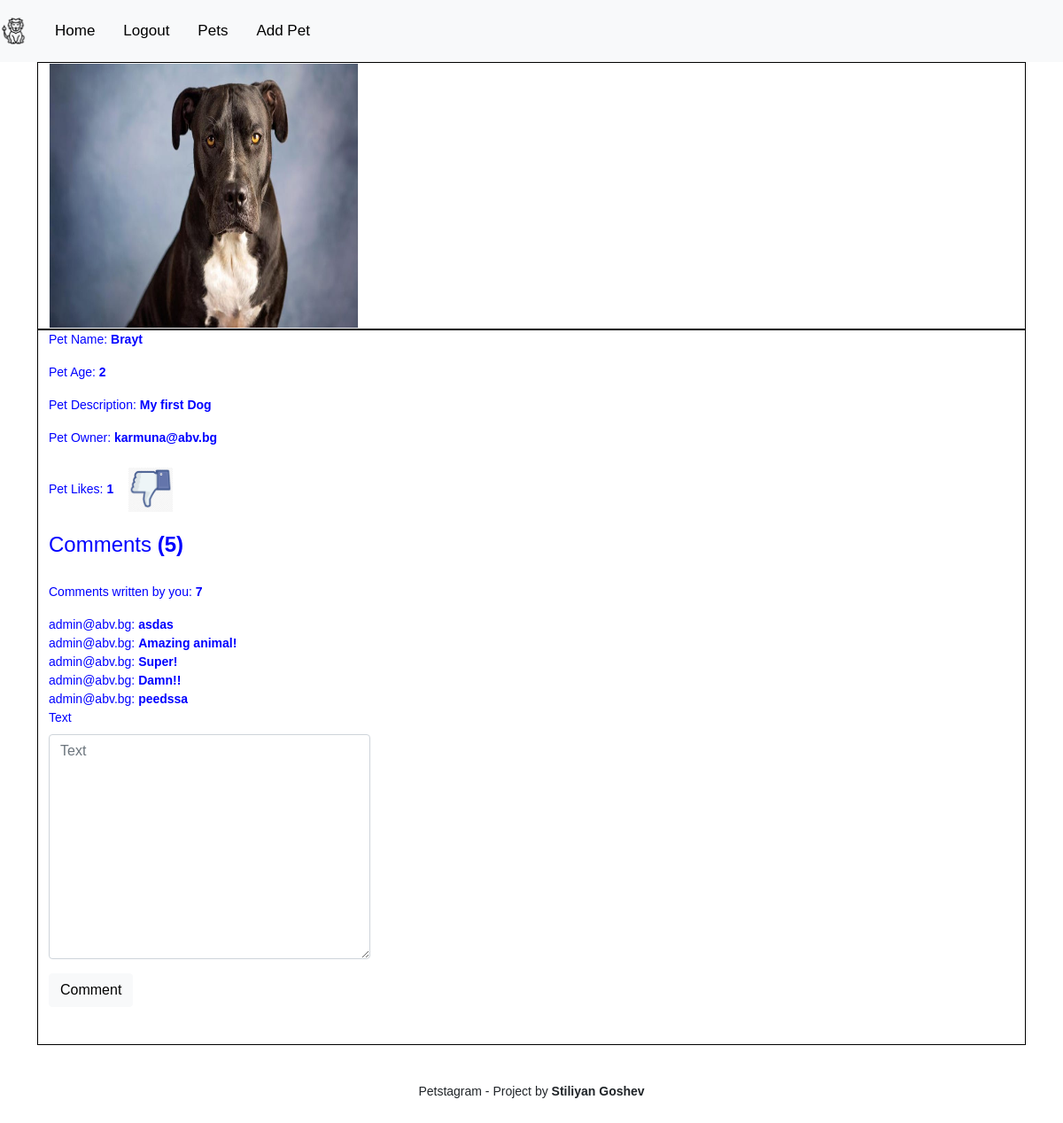
The page /pet_details/1 (signed in) on the database its author committed.
### pets/models.py (models this page shows, shortened)
class Pet(models.Model):
    TYPE_CHOICE_DOG = 'dog'
    TYPE_CHOICE_CAT = 'cat'
    TYPE_CHOICE_PARROT = 'parrot'
    TYPE_CHOICES = (
        (TYPE_CHOICE_DOG, 'Dog'),
        (TYPE_CHOICE_CAT, 'Cat'),
        (TYPE_CHOICE_PARROT, 'Parrot'),
    )
    type = models.CharField(
        max_length=6,
        choices=TYPE_CHOICES,
    )
    name = models.CharField(
        max_length=10,
    )
    age = models.PositiveIntegerField()
    description = models.TextField()
    image = models.ImageField(
        blank=True,
        upload_to='pets',
    )
    user = models.ForeignKey(
        UserModel,
        on_delete=models.CASCADE,
    )

class Comment(models.Model):
    pet = models.ForeignKey(Pet, on_delete=models.CASCADE)
    user = models.ForeignKey(UserModel, on_delete=models.CASCADE)
    text = models.TextField(max_length=255, blank=False)

### accounts/models.py (models this page shows)
class PetstagramUser(AbstractBaseUser, PermissionsMixin):
    email = models.EmailField(unique=True,)
    is_staff = models.BooleanField(default=False)
    date_joined = models.DateTimeField(auto_now=True,)
    USERNAME_FIELD = "email"
    objects = PetstagramUserManager()

### pets/views.py (the view)
# urls.py: path('pet_details/<pk>', views.pet_details, name='pet_details'),
@login_required
def pet_details(request, pk):
    pet = Pet.objects.get(pk=pk)
    user = request.user
    likes = Like.objects.filter(user=user).filter(pet=pet)
    owned_comments = Comment.objects.filter(user=request.user).count()
    total_comments = Comment.objects.filter(pet=pet).count()
    is_owner = pet.user == user
    likes_count = Like.objects.filter(pet=pet).count()
    is_liked = False
    for like in likes:
        is_liked = like.user == user # If a user liked a pet, it will return true
    comments_pet = Comment.objects.filter(pet=pet)
    if request.method == "POST":
        comment_form = CommentForm(request.POST)
        if comment_form.is_valid():
            comment = comment_form.save(commit=False)
            comment.pet = pet
            comment.user = request.user
            comment.save()
            return redirect('pets:pet_details', pet.id)
    else:
        comment_form = CommentForm()
    if request.method == "POST":
        like_form = LikeForm(request.POST)
        if like_form.is_valid():
            like = like_form.save(commit=False)
            like.user = request.user
            like.pet = pet
            like.save()
            return redirect('pets:pet_details', pet.id)
    else:
        like_form = LikeForm()
    context = {
        "pet": pet,
        "is_owner": is_owner,
        "likes_count": likes_count,
        "like_form": like_form,
        "comments_pet": comments_pet,
        "comment_form": comment_form,
        "is_liked": is_liked,
        "owned_comments": owned_comments,
        "total_comments": total_comments,
    }
    return render(request, 'pets/pet_details.html', context)

### pets/forms.py
class LikeForm(ModelForm):
    class Meta:
        model = Like
        exclude = ('pet', 'user',)

class CommentForm(ModelForm):
    class Meta:
        model = Comment
        exclude = ('user', 'pet',)
        widgets = {
            'text': forms.Textarea(attrs={'class': 'comment_form'})
        }

### pets/templates/pets/pet_details.html (shortened to what this page needs)
{% extends 'base.html' %}
{% load static %}
{% load bootstrap4 %}
{% load inclusion_tags %}
{% block content %}
<div class="container" style="margin-bottom: 10px;">
    <div class="row">
            <div class="col-xs-7"  style="border: 1px solid black;">
                <img class="animal_image" src="{{ pet.image.url }}">
            </div>
              <div class="col-xs-7"  style="border: 1px solid black;">
                <div class="col-sm-4">
                    <span class="text-pet"><p>Pet Name: <b>{{ pet.name }}</b></span>
                    <span class="text-pet"><p>Pet Age: <b>{{ pet.age }}</b></span>
                    <span class="text-pet"><p>Pet Description: <b>{{ pet.description }}</b></span>
                    <span class="text-pet"><p>Pet Owner: <b>{{ pet.user.email }}</b></span>
                </div>
                  <div class="col-sm-4">
                    <span class="text-pet"><p>Pet Likes: <b>{{ likes_count }}</b></span>
                      {% if not is_owner %}
                          {% if not is_liked %}
                          <form method="POST" action="{% url 'pets:pet_details' pet.id %}">
                              {% csrf_token %}
                              {% bootstrap_form like_form %}
                             <button type="submit" class="btn btn-link"><img src="{% static 'pets/like.webp' %}" style="height: 50px; width: 50px;"></button>
                          </form>
                      {% else %}
                        <a href="{% url 'pets:dislike_pet' pet.id %}"><button class="btn btn-link"><img src="{% static 'pets/unlike.png' %}" style="height: 50px; width: 50px;"></button></a>
                          {% endif %}
                      <br>
                      {% endif %}
                      <div class="comments col-xs-7">
                          <h4>Comments <b>({{ total_comments }})</b></h4><br>
                          <p>Comments written by you: <b>{{ owned_comments }}</b></p>
                          {% for comment_pet in comments_pet %}
                          {{ comment_pet.user.email }}: <b>{{ comment_pet.text }}</b><br>
                          {% endfor %}
                      </div>
                      {% if not is_owner %}
                      <form method="POST" action="{% url 'pets:pet_details' pet.id %}">
                          {% bootstrap_form comment_form %}
                         <button type="submit" class="btn btn-light">Comment</button>
                      </form>
                      {% endif %}
                      <br>
                  </div><br>
            </div>
    </div>
</div>
{% endblock %}

### static/css/style.css (style rules this page uses)
.animal_image { width: 350px; height: 300px; border: 1px solid whitesmoke; }
.text-pet { text-shadow: brown; color: blue; -moz-text-decoration-style: solid; }

### templates/base.html (style rules this page uses)
body { margin: 0; font-size: 14px; font-family: Calibri, Helvetica, sans-serif; }

### rows shown on the page
Pet: image (picture), name "Brayt", age "2", description "My first Dog", user.email "karmuna@abv.bg"
Comment: user.email "admin@abv.bg", text "asdas"
Comment: user.email "admin@abv.bg", text "Amazing animal!"
Comment: user.email "admin@abv.bg", text "Super!"
Comment: user.email "admin@abv.bg", text "Damn!!"
Comment: user.email "admin@abv.bg", text "peedssa"

### other values the page prints
{{ likes_count }} "1"
{{ total_comments }} "5"
{{ owned_comments }} "7"
